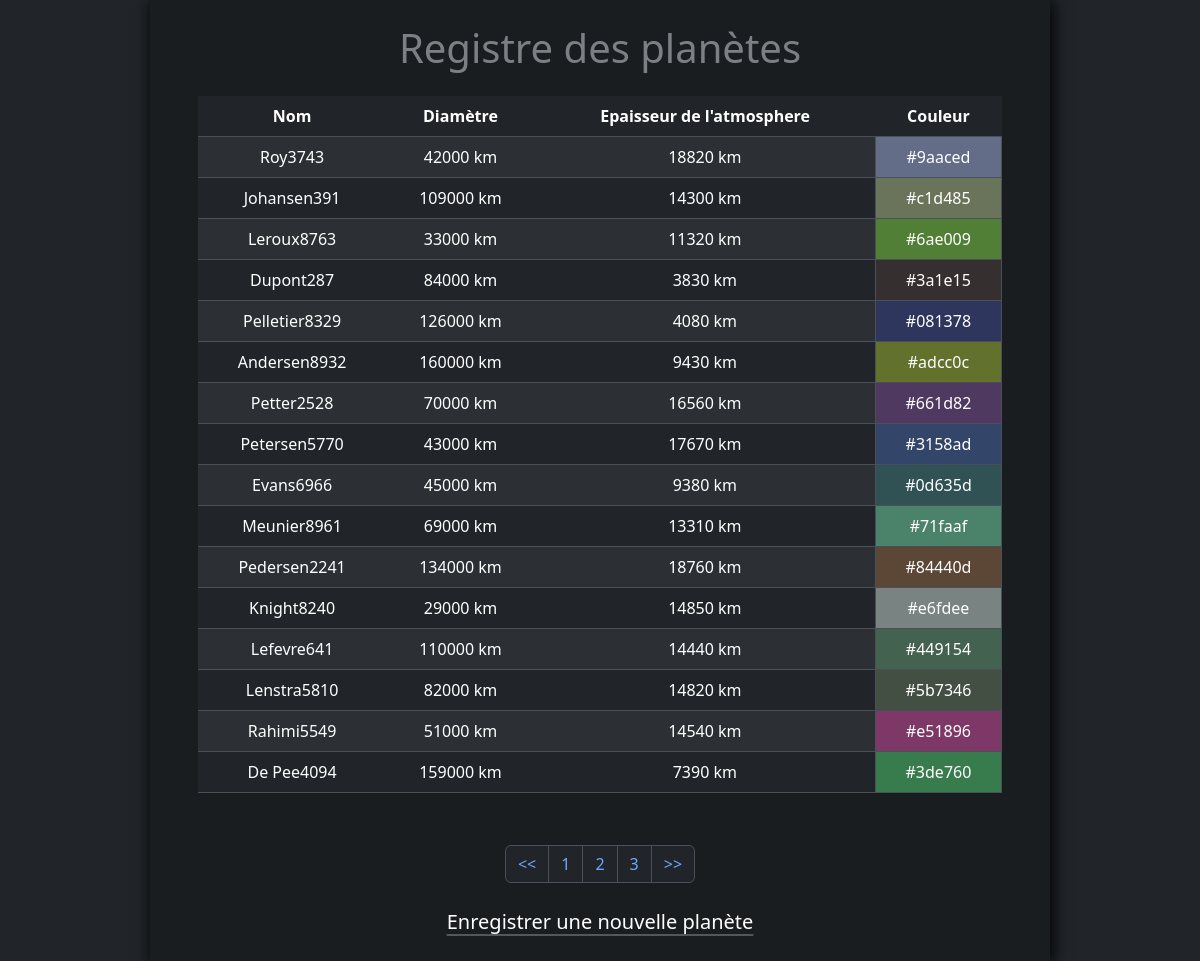
Screenshot of /liste.php?page=1 with the database file from the repository.
### tables this page shows
CREATE TABLE `planet` (
  `planet_id` int NOT NULL,
  `planet_name` varchar(50) NOT NULL,
  `planet_diameter` int NOT NULL,
  `planet_color` varchar(7) NOT NULL,
  `planet_atmo` int NOT NULL
);

### liste.php (the view, shortened to what this page needs)
<!DOCTYPE html>
<html lang="en" data-bs-theme="dark">
<head>
    <link rel="stylesheet" href="https://cdn.jsdelivr.net/npm/bootstrap@5.3.3/dist/css/bootstrap.min.css"
>
    <link rel="stylesheet" href="style/style.css">
</head>
<body>
    <div class="col-xxl-6 col-md-9 col-12 mx-auto my-0 py-4 px-5 bg-dark-subtle ombre">
        <h1 class="text-center text-body-tertiary mb-4">
            Registre des planètes
        </h1>
        <table class="table table-striped text-center mb-5">
            <thead>
                <tr class="en-tete">
                    <th scope="col-1">Nom</th>
                    <th scope="col-1">Diamètre</th>
                    <th scope="col-1">Epaisseur de l'atmosphere</th>
                    <th scope="col-1">Couleur</th>
                </tr>
            </thead>
            <tbody>
                <?php
                $pdo = new PDO("mysql:host=localhost;dbname=planetarium", "root", "1234");
                if (isset($_GET["page"])) {
                    $page = $_GET["page"];
                } else {
                    header('Location: liste.php?page=1');
                };
                $sql_planet_count = "SELECT COUNT(*) AS total_planet FROM planet";
                $stmt_planet_count = $pdo->query($sql_planet_count);
                $planet_count = $stmt_planet_count->fetch(PDO::FETCH_ASSOC);
                $total = $planet_count['total_planet'];
                $limitPage = 16;
                $pageTotal = ceil($total / $limitPage);
                $offset = ($page * $limitPage) - $limitPage;
                $sql = "SELECT * FROM planet ORDER BY planet_id ASC LIMIT $offset, $limitPage";
                $stmt = $pdo->query($sql);
                $planets = $stmt->fetchAll(PDO::FETCH_ASSOC);
                foreach ($planets as $planet) {
                ?>
                    <tr class="bg-light-subtle">
                        <td><?= ucfirst($planet["planet_name"]) ?></td>
                        <td><?= $planet["planet_diameter"] ?> km</td>
                        <td><?= $planet["planet_atmo"] ?> km</td>
                        <td class="border" style="background-color: <?= $planet["planet_color"] ?>60;">
                            <?= $planet["planet_color"] ?>
                        </td>
                    </tr>
                <?php
                }
                ?>
            </tbody>
        </table>
        <nav class="pt-1 pb-2">
            <ul class="pagination justify-content-center">
                <li class='page-item'><a class='page-link' href='liste.php?page=1'>
                        << </a>
                </li>
                <?php
                for ($i = 1; $i <= $pageTotal; $i++) {
                    if ($i <= $page + 2 && $i >= $page - 2) {
                        echo "<li class='page-item'><a class='page-link' href='liste.php?page=$i'>$i</a></li>";
                    }
                }
                ?>
                <li class='page-item'><a class='page-link' href='liste.php?page=<?= $pageTotal ?>'>>></a></li>
            </ul>
        </nav>
        <p class="text-center m-0">
            <a href="index.php" class="link-body-emphasis link-offset-2 link-underline-opacity-25 link-underline-opacity-50-hover fs-5">
                Enregistrer une nouvelle planète
            </a>
        </p>
    </div>
</body>
</html>

### style/style.css (style rules this page uses)
body { background-image: url(./planets.jpg); background-position: center; background-size: cover; background-repeat: no-repeat; background-attachment: fixed; min-height: 100vh; }
.ombre { box-shadow: 2px 2px 15px 1px #000; }

### rows the page displays
planet: planet_name "Roy3743", planet_diameter "42000", planet_atmo "18820", planet_color "#9aaced"
planet: planet_name "Johansen391", planet_diameter "109000", planet_atmo "14300", planet_color "#c1d485"
planet: planet_name "Leroux8763", planet_diameter "33000", planet_atmo "11320", planet_color "#6ae009"
planet: planet_name "Dupont287", planet_diameter "84000", planet_atmo "3830", planet_color "#3a1e15"
planet: planet_name "Pelletier8329", planet_diameter "126000", planet_atmo "4080", planet_color "#081378"
planet: planet_name "Andersen8932", planet_diameter "160000", planet_atmo "9430", planet_color "#adcc0c"
planet: planet_name "Petter2528", planet_diameter "70000", planet_atmo "16560", planet_color "#661d82"
planet: planet_name "Petersen5770", planet_diameter "43000", planet_atmo "17670", planet_color "#3158ad"
planet: planet_name "Evans6966", planet_diameter "45000", planet_atmo "9380", planet_color "#0d635d"
planet: planet_name "Meunier8961", planet_diameter "69000", planet_atmo "13310", planet_color "#71faaf"
planet: planet_name "Pedersen2241", planet_diameter "134000", planet_atmo "18760", planet_color "#84440d"
planet: planet_name "Knight8240", planet_diameter "29000", planet_atmo "14850", planet_color "#e6fdee"
planet: planet_name "Lefevre641", planet_diameter "110000", planet_atmo "14440", planet_color "#449154"
planet: planet_name "Lenstra5810", planet_diameter "82000", planet_atmo "14820", planet_color "#5b7346"
planet: planet_name "Rahimi5549", planet_diameter "51000", planet_atmo "14540", planet_color "#e51896"
planet: planet_name "De Pee4094", planet_diameter "159000", planet_atmo "7390", planet_color "#3de760"
